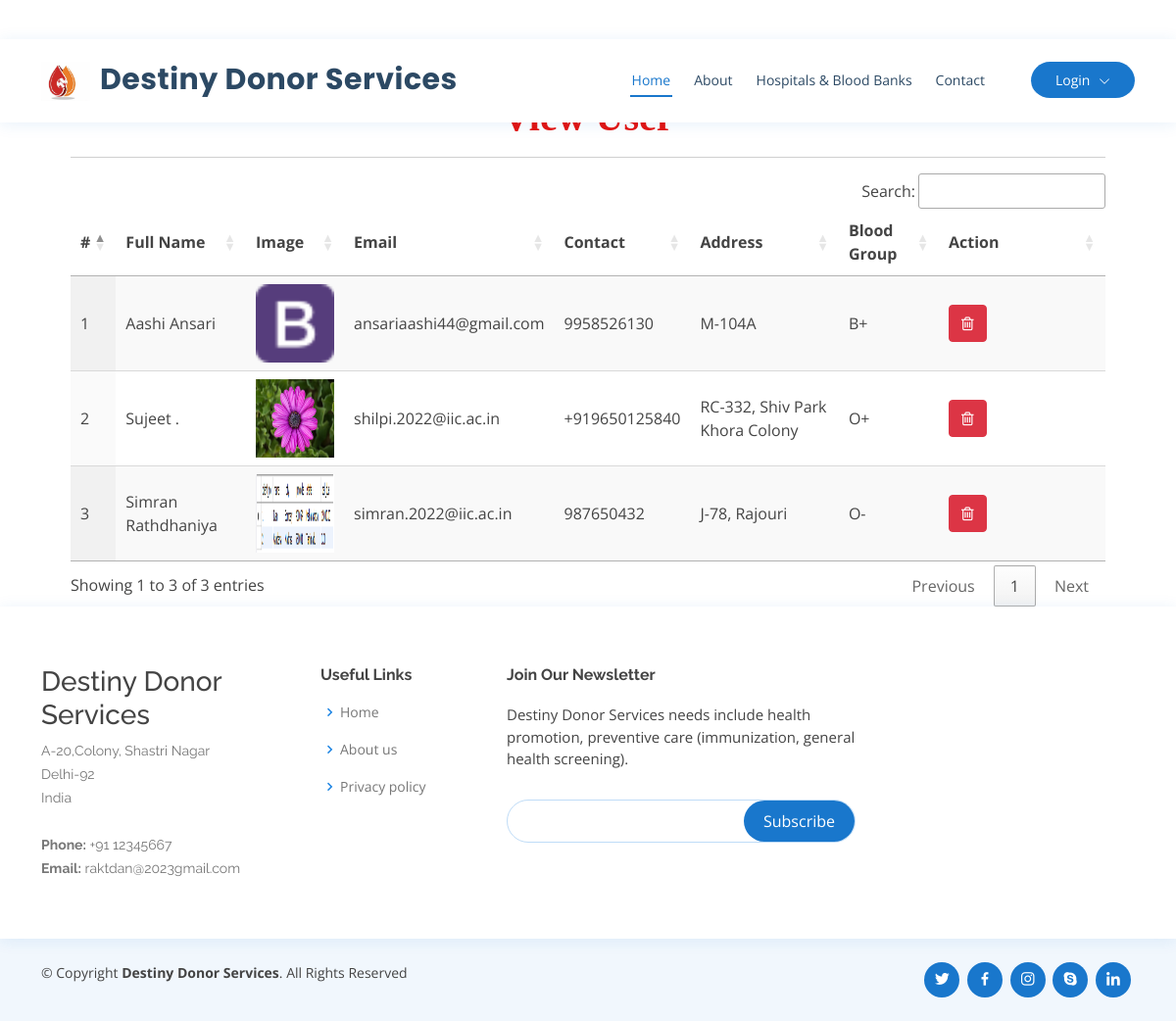
Page /view_user on the committed database.
### blood_app/models.py (models this page shows, shortened)
class UserProfile(models.Model):
    user = models.ForeignKey(User, on_delete=models.CASCADE, null=True)
    contact = models.CharField(max_length=100, null=True)
    address = models.CharField(max_length=100, null=True)
    blood_group = models.ForeignKey(Category, on_delete=models.CASCADE, null=True, blank=True)
    dob = models.DateField(null=True)
    image = models.FileField(null=True)

class Category(models.Model):
    name = models.CharField(max_length=100, null=True, blank=True)

### blood_app/views.py (the view)
# urls.py: path('view_user', view_user, name='view_user'),
def view_user(request):
    data = UserProfile.objects.all()
    d = {'data':data}
    return render(request,'view_user.html',d)

### blood_app/templates/view_user.html
{% extends 'index.html' %}
{% load static %}
{% block body %}
<div class="container-fluid" style="width:90%;margin-top:8%">
                    <div class="container-fluid">
                        <h1 align="center" style="font-weight:bold;font-family : 'Monotype Corsiva' ; color : #E6120E ;margin-top:4%">View User</h1>
                         </div><hr>
                                <table id="example" class="display" style="width:100%">
                                  <thead>
                                    <tr>
                                      <th>#</th>
                                      <th>Full Name</th>
                                      <th>Image</th>
                                      <th>Email</th>
                                      <th>Contact</th>
                                      <th>Address</th>
                                      <th>Blood Group</th>
                                      <th>Action</th>
                                  </tr>
                              </thead>
                              <tbody>
                              {% for i in data %}
                                <tr>
                                  <td>{{forloop.counter}}</td>
                                  <td>{{i.user.first_name}} {{i.user.last_name}}</td>
                                  <td><img src="{{i.image.url}}" style="width:80px;height:80px"></td>
                                  <td>{{i.user.email}}</td>
                                  <td>{{i.contact}}</td>
                                  <td>{{i.address}}</td>
                                  <td>{{i.blood_group.name}}</td>
                                    <td style="width:150px">
                                      <a href="{% url 'delete_user' i.id %}" ><button class="btn btn-danger" onclick="return confirm('Are you sure?')"><i class="fa fa-trash-o"></i></button></a></td>
                              </tr>
                              {% endfor %}
                          </tbody>
                      </table>
                  </div>
{% endblock %}

### blood_app/templates/index.html (shortened to what this page needs)
<!DOCTYPE html>
<html lang="en">
  {% load static %}
<head>
  <link href="{% static 'vendor/fontawesome-free/css/all.min.css' %}" rel="stylesheet">
  <link href="{% static 'vendor/animate.css/animate.min.css' %}" rel="stylesheet">
  <link href="{% static 'vendor/bootstrap/css/bootstrap.min.css' %}" rel="stylesheet">
  <link href="{% static 'vendor/bootstrap-icons/bootstrap-icons.css' %}" rel="stylesheet">
  <link href="{% static 'vendor/boxicons/css/boxicons.min.css' %}" rel="stylesheet">
  <link href="{% static 'vendor/glightbox/css/glightbox.min.css' %}" rel="stylesheet">
  <link href="{% static 'vendor/remixicon/remixicon.css' %}" rel="stylesheet">
  <link href="{% static 'vendor/swiper/swiper-bundle.min.css' %}" rel="stylesheet">
  <link href="{% static 'css/style.css' %}" rel="stylesheet">
  <link rel="stylesheet" href="https://cdnjs.cloudflare.com/ajax/libs/font-awesome/4.7.0/css/font-awesome.min.css">
  <link rel='stylesheet' type='text/css' href="https://cdn.datatables.net/1.10.21/css/jquery.dataTables.min.css">
  <link rel='stylesheet' type='text/css' href="https://cdn.datatables.net/buttons/1.6.2/css/buttons.dataTables.min.css">
</head>
<body>
  <header id="header" class="fixed-top">
    <div class="container d-flex align-items-center" style="background-color: #FFFFFF">
      <h1 class="logo me-auto"><a href="index.html"><img src="../static/img/new_logo.jpg" width="50" height="2200" style="margin-right: 10px;">Destiny Donor Services</a></h1>
      {% if request.user.is_staff %}
      <nav id="navbar" class="navbar order-last order-lg-0">
        <ul>
          <li><a class="nav-link scrollto" href="{% url 'admin_home' %}">Home</a></li>
          <li class="dropdown"><a href="#"><span>Category</span> <i class="bi bi-chevron-down"></i></a>
            <ul>
              <li><a href="/add_category">Add Blood Category</a></li>
              <li><a href="/view_category">View Blood Category</a></li>
            </ul>
          </li>
          <li><a class="nav-link scrollto" href="/view_user">Users</a></li>
          <li><a class="nav-link scrollto" href="/all_order">All Order</a></li>
          <li class="dropdown"><a href="#"><span>Blood Donation</span> <i class="bi bi-chevron-down"></i></a>
            <ul>
              <li><a href="/request_blood">Request for Blood</a></li>
              <li><a href="/donator_blood">Donate for Blood</a></li>
            </ul>
          </li>
          <li class="dropdown">
            <a href="#" class="appointment-btn scrollto" style="color: #fff;"><span class="d-none d-md-inline">Welcome,</span> {{request.user.username}} <i class="bi bi-chevron-down"></i></a>
            <ul>
              <li><a href="{% url 'change_password' %}">Change Password</a></li>
              <li><a href="{% url 'logout' %}">Logout</a></li>
            </ul>
          </li>
        </ul>
        <i class="bi bi-list mobile-nav-toggle"></i>
      </nav>
      {% else %}
      <nav id="navbar" class="navbar order-last order-lg-0">
        <ul>
          <li><a class="nav-link scrollto active" href="/#hero">Home</a></li>
          <li><a class="nav-link scrollto" href="/#about">About</a></li>
          <li><a class="nav-link scrollto" href="/#hospitals">Hospitals & Blood Banks</a></li>
          <li><a class="nav-link scrollto" href="#contact">Contact</a></li>
        </ul>
      </nav>
      <nav id="navbar" class="navbar order-last order-lg-0">
        <ul>
        <li class="dropdown">
          <a href="#" class="appointment-btn scrollto" style="color: #fff;"><span class="d-none d-md-inline">Login</span> <i class="bi bi-chevron-down"></i></a>
        </li>
      </ul>
    </nav>
      {% endif %}
  </header>
  {% block body %}
  {% endblock %}
  <footer id="footer">
    <div class="footer-top">
      <div class="container">
        <div class="row">
          <div class="col-lg-3 col-md-6 footer-contact">
            <h3>Destiny Donor Services</h3>
            <p>
              A-20,Colony, Shastri Nagar <br>
              Delhi-92<br>
              India <br><br>
              <strong>Phone:</strong> +91 12345667<br>
              <strong>Email:</strong> raktdan@2023gmail.com<br>
            </p>
          </div>
          <div class="col-lg-2 col-md-6 footer-links">
            <h4>Useful Links</h4>
            <ul>
              <li><i class="bx bx-chevron-right"></i> <a href="#">Home</a></li>
              <li><i class="bx bx-chevron-right"></i> <a href="#">About us</a></li>
              <li><i class="bx bx-chevron-right"></i> <a href="#">Privacy policy</a></li>
            </ul>
          </div>
          <div class="col-lg-4 col-md-6 footer-newsletter">
            <h4>Join Our Newsletter</h4>
            <p>Destiny Donor Services needs include health promotion, preventive care (immunization, general health screening).</p>
            <form action="" method="post">
              <input type="email" name="email"><input type="submit" value="Subscribe">
            </form>
          </div>
        </div>
      </div>
    </div>
    <div class="container d-md-flex py-4">
      <div class="me-md-auto text-center text-md-start">
        <div class="copyright">
          &copy; Copyright <strong><span>Destiny Donor Services</span></strong>. All Rights Reserved
        </div>
        <div class="credits">
        </div>
      </div>
      <div class="social-links text-center text-md-right pt-3 pt-md-0">
        <a href="#" class="twitter"><i class="bx bxl-twitter"></i></a>
        <a href="#" class="facebook"><i class="bx bxl-facebook"></i></a>
        <a href="#" class="instagram"><i class="bx bxl-instagram"></i></a>
        <a href="#" class="google-plus"><i class="bx bxl-skype"></i></a>
        <a href="#" class="linkedin"><i class="bx bxl-linkedin"></i></a>
      </div>
    </div>
  </footer>
</body>
</html>

### blood_app/static/css/style.css (style rules this page uses)
body { font-family: "Open Sans", sans-serif; color: #444444; }
a { color: #1977cc; text-decoration: none; }
h1, h2, h3, h4, h5, h6 { font-family: "Raleway", sans-serif; }
#header { background: #fff; transition: all 0.5s; z-index: 997; padding: 15px 0; top: 40px; box-shadow: 0px 2px 15px rgba(25, 119, 204, 0.1); }
#header .logo { font-size: 30px; margin: 0; padding: 0; line-height: 1; font-weight: 700; letter-spacing: 0.5px; font-family: "Poppins", sans-serif; }
#header .logo a { color: #2c4964; }
#header .logo img { max-height: 40px; }
.appointment-btn { margin-left: 25px; background: #1977cc; color: #fff; border-radius: 50px; padding: 8px 25px; white-space: nowrap; transition: 0.3s; font-size: 14px; display: inline-block; }
.navbar { padding: 0; }
.navbar ul { margin: 0; padding: 0; display: flex; list-style: none; align-items: center; }
.navbar li { position: relative; }
.navbar>ul>li { position: relative; white-space: nowrap; padding: 8px 0 8px 20px; }
.navbar a, .navbar a:focus { display: flex; align-items: center; justify-content: space-between; font-size: 14px; color: #2c4964; white-space: nowrap; transition: 0.3s; border-bottom: 2px solid #fff; padding: 5px 2px; }
.navbar a i, .navbar a:focus i { font-size: 12px; line-height: 0; margin-left: 5px; }
.navbar a:hover, .navbar .active, .navbar .active:focus, .navbar li:hover>a { color: #1977cc; border-color: #1977cc; }
#footer { color: #444444; font-size: 14px; background: #f1f7fd; }
#footer .footer-top { padding: 60px 0 30px 0; background: #fff; box-shadow: 0px 2px 15px rgba(25, 119, 204, 0.1); }
#footer .footer-top .footer-contact { margin-bottom: 30px; }
#footer .footer-top .footer-contact p { font-size: 14px; line-height: 24px; margin-bottom: 0; font-family: "Raleway", sans-serif; color: #777777; }
#footer .footer-top h4 { font-size: 16px; font-weight: bold; color: #444444; position: relative; padding-bottom: 12px; }
#footer .footer-top .footer-links { margin-bottom: 30px; }
#footer .footer-top .footer-links ul { list-style: none; padding: 0; margin: 0; }
#footer .footer-top .footer-links ul i { padding-right: 2px; color: #1c84e3; font-size: 18px; line-height: 1; }
#footer .footer-top .footer-links ul li { padding: 10px 0; display: flex; align-items: center; }
#footer .footer-top .footer-links ul li:first-child { padding-top: 0; }
#footer .footer-top .footer-links ul a { color: #777777; transition: 0.3s; display: inline-block; line-height: 1; }
#footer .footer-newsletter { font-size: 15px; }
#footer .footer-newsletter h4 { font-size: 16px; font-weight: bold; color: #444444; position: relative; padding-bottom: 12px; }
#footer .footer-newsletter form { margin-top: 30px; background: #fff; padding: 6px 10px; position: relative; border-radius: 50px; text-align: left; border: 1px solid #bfdcf7; }
#footer .footer-newsletter form input[type=email] { border: 0; padding: 4px 8px; width: calc(100% - 100px); }
#footer .footer-newsletter form input[type=submit] { position: absolute; top: 0; right: 0; bottom: 0; border: 0; background: none; font-size: 16px; padding: 0 20px; background: #1977cc; color: #fff; transition: 0.3s; border-radius: 50px; }
#footer .credits { padding-top: 5px; font-size: 13px; color: #444444; }
#footer .social-links a { font-size: 18px; display: inline-block; background: #1977cc; color: #fff; line-height: 1; padding: 8px 0; margin-right: 4px; border-radius: 50%; text-align: center; width: 36px; height: 36px; transition: 0.3s; }
.dropdown .appointment-btn { margin-left: 25px; background: #1977cc; color: #fff; border-radius: 50px; padding: 8px 25px; white-space: nowrap; transition: 0.3s; font-size: 14px; display: inline-block; }
.appointment-btn { color: #fff; }

### rows in the picture
UserProfile: user.first_name "Aashi", user.last_name "Ansari", image (picture), user.email "ansariaashi44@gmail.com", contact "9958526130", address "M-104A", blood_group.name "B+"
UserProfile: user.first_name "Sujeet", user.last_name ".", image (picture), user.email "shilpi.2022@iic.ac.in", contact "+919650125840", address "RC-332, Shiv Park Khora Colony", blood_group.name "O+"
UserProfile: user.first_name "Simran", user.last_name "Rathdhaniya", image (picture), user.email "simran.2022@iic.ac.in", contact "987650432", address "J-78, Rajouri", blood_group.name "O-"
